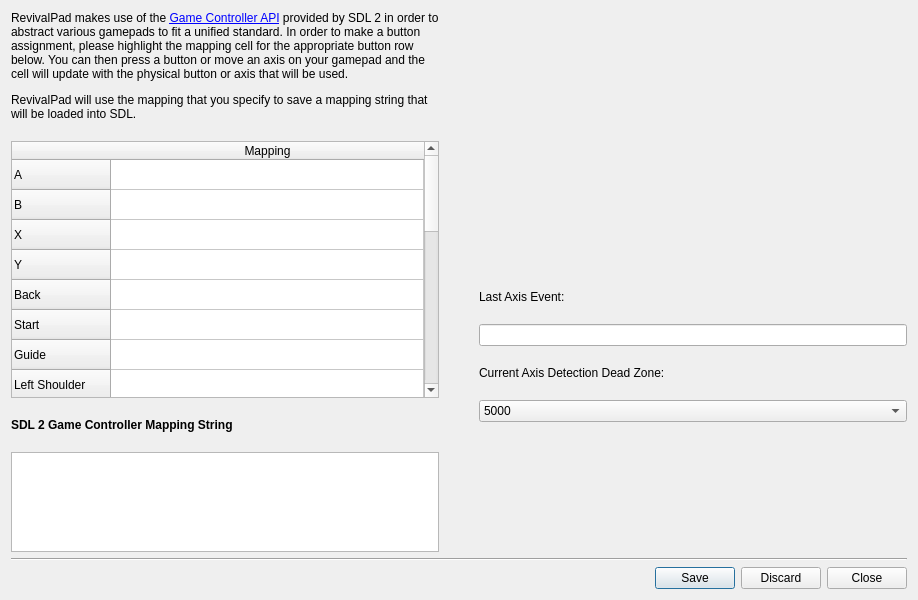
<?xml version="1.0" encoding="UTF-8"?>
<ui version="4.0">
 <class>GameControllerMappingDialog</class>
 <widget class="QDialog" name="GameControllerMappingDialog">
  <property name="geometry">
   <rect>
    <x>0</x>
    <y>0</y>
    <width>918</width>
    <height>600</height>
   </rect>
  </property>
  <property name="minimumSize">
   <size>
    <width>600</width>
    <height>400</height>
   </size>
  </property>
  <property name="windowTitle">
   <string>Game Controller Mapping</string>
  </property>
  <layout class="QVBoxLayout" name="verticalLayout_4">
   <item>
    <layout class="QHBoxLayout" name="horizontalLayout">
     <property name="spacing">
      <number>40</number>
     </property>
     <item>
      <layout class="QVBoxLayout" name="verticalLayout_3" stretch="0,2,0,1">
       <property name="spacing">
        <number>20</number>
       </property>
       <item>
        <widget class="QLabel" name="label">
         <property name="text">
          <string>&lt;html&gt;&lt;head/&gt;&lt;body&gt;&lt;p&gt;RevivalPad makes use of the &lt;a href=&quot;https://wiki.libsdl.org/CategoryGameController&quot;&gt;&lt;span style=&quot; text-decoration: underline;&quot;&gt;Game Controller API&lt;/span&gt;&lt;/a&gt; provided by SDL 2 in order to abstract various gamepads to fit a unified standard. In order to make a button assignment, please highlight the mapping cell for the appropriate button row below. You can then press a button or move an axis on your gamepad and the cell will update with the physical button or axis that will be used.&lt;/p&gt;&lt;p&gt;RevivalPad will use the mapping that you specify to save a mapping string that will be loaded into SDL.&lt;/p&gt;&lt;/body&gt;&lt;/html&gt;</string>
         </property>
         <property name="wordWrap">
          <bool>true</bool>
         </property>
         <property name="openExternalLinks">
          <bool>true</bool>
         </property>
        </widget>
       </item>
       <item>
        <widget class="QTableWidget" name="buttonMappingTableWidget">
         <property name="frameShadow">
          <enum>QFrame::Sunken</enum>
         </property>
         <property name="lineWidth">
          <number>1</number>
         </property>
         <property name="autoScroll">
          <bool>true</bool>
         </property>
         <property name="editTriggers">
          <set>QAbstractItemView::NoEditTriggers</set>
         </property>
         <property name="showDropIndicator" stdset="0">
          <bool>false</bool>
         </property>
         <property name="dragDropOverwriteMode">
          <bool>false</bool>
         </property>
         <property name="alternatingRowColors">
          <bool>false</bool>
         </property>
         <property name="selectionMode">
          <enum>QAbstractItemView::SingleSelection</enum>
         </property>
         <property name="selectionBehavior">
          <enum>QAbstractItemView::SelectItems</enum>
         </property>
         <property name="textElideMode">
          <enum>Qt::ElideRight</enum>
         </property>
         <property name="showGrid">
          <bool>true</bool>
         </property>
         <property name="gridStyle">
          <enum>Qt::SolidLine</enum>
         </property>
         <property name="sortingEnabled">
          <bool>false</bool>
         </property>
         <property name="wordWrap">
          <bool>true</bool>
         </property>
         <property name="cornerButtonEnabled">
          <bool>true</bool>
         </property>
         <property name="rowCount">
          <number>21</number>
         </property>
         <property name="columnCount">
          <number>1</number>
         </property>
         <attribute name="horizontalHeaderVisible">
          <bool>true</bool>
         </attribute>
         <attribute name="horizontalHeaderCascadingSectionResizes">
          <bool>false</bool>
         </attribute>
         <attribute name="horizontalHeaderDefaultSectionSize">
          <number>100</number>
         </attribute>
         <attribute name="horizontalHeaderHighlightSections">
          <bool>true</bool>
         </attribute>
         <attribute name="horizontalHeaderStretchLastSection">
          <bool>true</bool>
         </attribute>
         <attribute name="verticalHeaderVisible">
          <bool>true</bool>
         </attribute>
         <attribute name="verticalHeaderCascadingSectionResizes">
          <bool>false</bool>
         </attribute>
         <attribute name="verticalHeaderMinimumSectionSize">
          <number>20</number>
         </attribute>
         <attribute name="verticalHeaderDefaultSectionSize">
          <number>30</number>
         </attribute>
         <attribute name="verticalHeaderHighlightSections">
          <bool>true</bool>
         </attribute>
         <attribute name="verticalHeaderShowSortIndicator" stdset="0">
          <bool>false</bool>
         </attribute>
         <attribute name="verticalHeaderStretchLastSection">
          <bool>false</bool>
         </attribute>
         <row>
          <property name="text">
           <string>A</string>
          </property>
         </row>
         <row>
          <property name="text">
           <string>B</string>
          </property>
         </row>
         <row>
          <property name="text">
           <string>X</string>
          </property>
         </row>
         <row>
          <property name="text">
           <string>Y</string>
          </property>
         </row>
         <row>
          <property name="text">
           <string>Back</string>
          </property>
         </row>
         <row>
          <property name="text">
           <string>Start</string>
          </property>
         </row>
         <row>
          <property name="text">
           <string>Guide</string>
          </property>
         </row>
         <row>
          <property name="text">
           <string>Left Shoulder</string>
          </property>
         </row>
         <row>
          <property name="text">
           <string>Right Shoulder</string>
          </property>
         </row>
         <row>
          <property name="text">
           <string>Left Stick Click</string>
          </property>
         </row>
         <row>
          <property name="text">
           <string>Right Stick Click</string>
          </property>
         </row>
         <row>
          <property name="text">
           <string>Left Stick X</string>
          </property>
         </row>
         <row>
          <property name="text">
           <string>Left Stick Y</string>
          </property>
         </row>
         <row>
          <property name="text">
           <string>Right Stick X</string>
          </property>
         </row>
         <row>
          <property name="text">
           <string>Right Stick Y</string>
          </property>
         </row>
         <row>
          <property name="text">
           <string>Left Trigger</string>
          </property>
         </row>
         <row>
          <property name="text">
           <string>Right Trigger</string>
          </property>
         </row>
         <row>
          <property name="text">
           <string>DPad Up</string>
          </property>
         </row>
         <row>
          <property name="text">
           <string>DPad Left</string>
          </property>
         </row>
         <row>
          <property name="text">
           <string>DPad Down</string>
          </property>
         </row>
         <row>
          <property name="text">
           <string>DPad Right</string>
          </property>
         </row>
         <column>
          <property name="text">
           <string>Mapping</string>
          </property>
         </column>
        </widget>
       </item>
       <item>
        <widget class="QLabel" name="label_2">
         <property name="font">
          <font>
           <weight>75</weight>
           <bold>true</bold>
          </font>
         </property>
         <property name="text">
          <string>SDL 2 Game Controller Mapping String</string>
         </property>
        </widget>
       </item>
       <item>
        <widget class="QPlainTextEdit" name="mappingStringPlainTextEdit">
         <property name="sizePolicy">
          <sizepolicy hsizetype="Expanding" vsizetype="Fixed">
           <horstretch>0</horstretch>
           <verstretch>0</verstretch>
          </sizepolicy>
         </property>
         <property name="minimumSize">
          <size>
           <width>0</width>
           <height>0</height>
          </size>
         </property>
         <property name="maximumSize">
          <size>
           <width>16777215</width>
           <height>100</height>
          </size>
         </property>
         <property name="readOnly">
          <bool>true</bool>
         </property>
        </widget>
       </item>
      </layout>
     </item>
     <item>
      <layout class="QVBoxLayout" name="verticalLayout_2">
       <property name="spacing">
        <number>20</number>
       </property>
       <item alignment="Qt::AlignHCenter|Qt::AlignVCenter">
        <widget class="GameControllerExample" name="gameControllerDisplayWidget" native="true">
         <property name="minimumSize">
          <size>
           <width>300</width>
           <height>200</height>
          </size>
         </property>
        </widget>
       </item>
       <item>
        <layout class="QVBoxLayout" name="verticalLayout">
         <item>
          <widget class="QLabel" name="label_4">
           <property name="text">
            <string>Last Axis Event:</string>
           </property>
          </widget>
         </item>
         <item>
          <widget class="QLineEdit" name="lastAxisEventLineEdit">
           <property name="readOnly">
            <bool>true</bool>
           </property>
          </widget>
         </item>
         <item>
          <widget class="QLabel" name="label_3">
           <property name="text">
            <string>Current Axis Detection Dead Zone:</string>
           </property>
          </widget>
         </item>
         <item>
          <widget class="QComboBox" name="axisDeadZoneComboBox">
           <item>
            <property name="text">
             <string>5000</string>
            </property>
           </item>
           <item>
            <property name="text">
             <string>10000</string>
            </property>
           </item>
           <item>
            <property name="text">
             <string>15000</string>
            </property>
           </item>
           <item>
            <property name="text">
             <string>20000</string>
            </property>
           </item>
           <item>
            <property name="text">
             <string>25000</string>
            </property>
           </item>
           <item>
            <property name="text">
             <string>30000</string>
            </property>
           </item>
           <item>
            <property name="text">
             <string>32000</string>
            </property>
           </item>
          </widget>
         </item>
         <item>
          <spacer name="verticalSpacer">
           <property name="orientation">
            <enum>Qt::Vertical</enum>
           </property>
           <property name="sizeType">
            <enum>QSizePolicy::Fixed</enum>
           </property>
           <property name="sizeHint" stdset="0">
            <size>
             <width>20</width>
             <height>130</height>
            </size>
           </property>
          </spacer>
         </item>
        </layout>
       </item>
      </layout>
     </item>
    </layout>
   </item>
   <item>
    <widget class="Line" name="line">
     <property name="orientation">
      <enum>Qt::Horizontal</enum>
     </property>
    </widget>
   </item>
   <item>
    <widget class="QDialogButtonBox" name="buttonBox">
     <property name="orientation">
      <enum>Qt::Horizontal</enum>
     </property>
     <property name="standardButtons">
      <set>QDialogButtonBox::Close|QDialogButtonBox::Discard|QDialogButtonBox::Save</set>
     </property>
    </widget>
   </item>
  </layout>
 </widget>
 <customwidgets>
  <customwidget>
   <class>GameControllerExample</class>
   <extends>QWidget</extends>
   <header>gamecontrollerexample.h</header>
   <container>1</container>
  </customwidget>
 </customwidgets>
 <resources/>
 <connections>
  <connection>
   <sender>buttonBox</sender>
   <signal>accepted()</signal>
   <receiver>GameControllerMappingDialog</receiver>
   <slot>accept()</slot>
   <hints>
    <hint type="sourcelabel">
     <x>248</x>
     <y>254</y>
    </hint>
    <hint type="destinationlabel">
     <x>157</x>
     <y>274</y>
    </hint>
   </hints>
  </connection>
  <connection>
   <sender>buttonBox</sender>
   <signal>rejected()</signal>
   <receiver>GameControllerMappingDialog</receiver>
   <slot>reject()</slot>
   <hints>
    <hint type="sourcelabel">
     <x>316</x>
     <y>260</y>
    </hint>
    <hint type="destinationlabel">
     <x>286</x>
     <y>274</y>
    </hint>
   </hints>
  </connection>
 </connections>
</ui>
